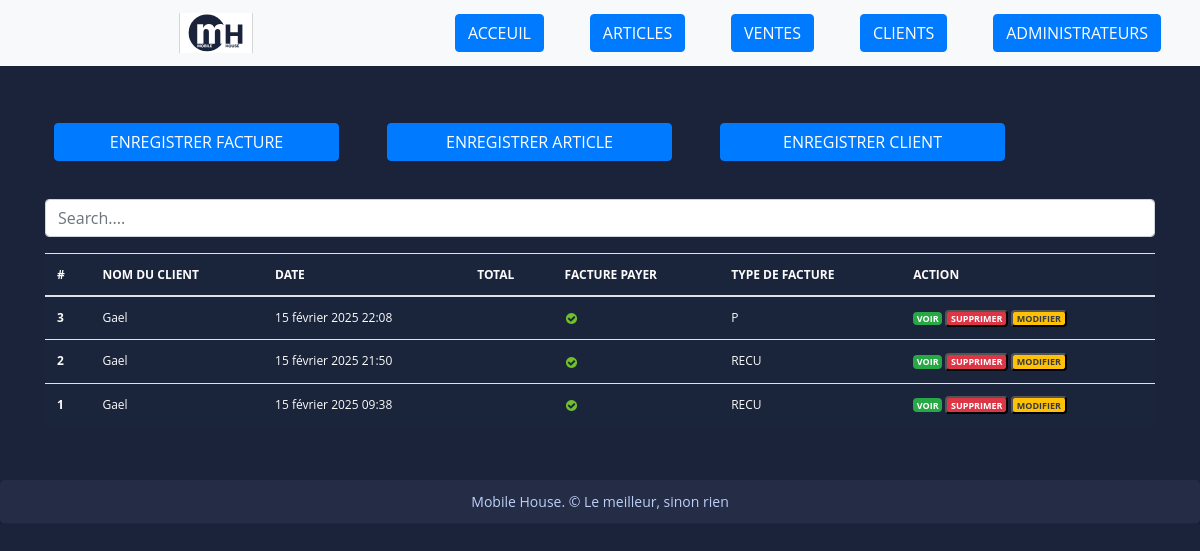
The app's page / (signed in), older data.
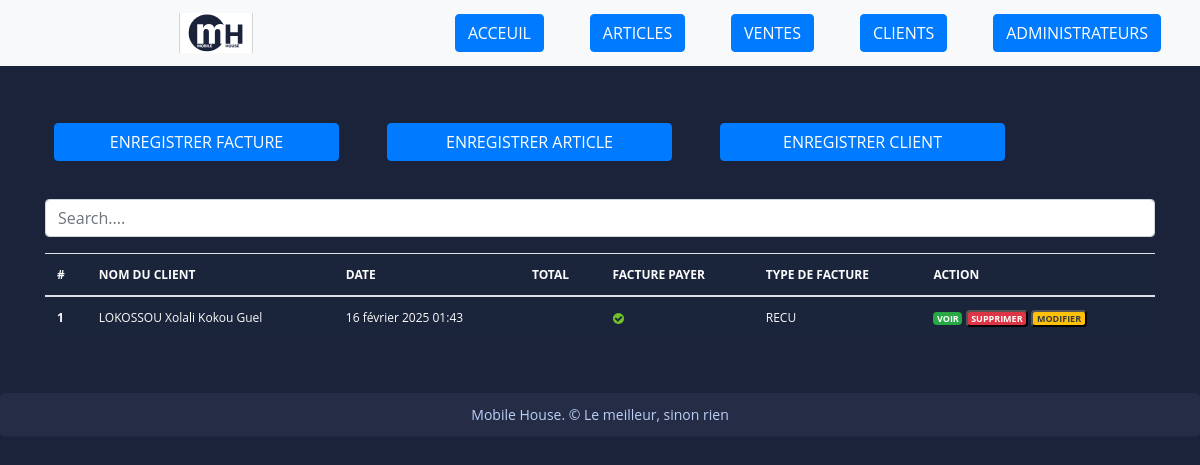
The same page, newer data.
### fact_app/models.py (models this page shows, shortened)
class Invoice(models.Model):
    INVOICE_TYPE = (
        ('R', 'RECU'),
        ('F', 'FACTURE')
    )
    customer = models.ForeignKey(Customer, null=True, blank=True, on_delete=models.PROTECT)
    save_by = models.ForeignKey(User, on_delete=models.PROTECT)
    invoice_date_time = models.DateTimeField(auto_now_add=True)
    last_updated_date = models.DateTimeField(null=True)
    paid = models.BooleanField(default=True)
    invoice_type = models.CharField(max_length=1, choices=INVOICE_TYPE)
    comments = models.TextField(null=True, max_length=1000, blank=True)
    class Meta:
        verbose_name = "Invoice"
        verbose_name_plural = "Invoices"

class Customer(models.Model):
    SEX_TYPES = (
        ('M', 'Male'),
        ('F', 'Female'),
    )
    name = models.CharField(max_length=132)
    email = models.EmailField()
    phone = models.CharField(max_length=132)
    address = models.CharField(max_length=132)
    sex = models.CharField(max_length=1, choices=SEX_TYPES)
    age = models.CharField(max_length=12)
    city = models.CharField(max_length=32)
    zip_code = models.CharField(max_length=32)
    created_date = models.DateTimeField(auto_now_add=True)
    save_by = models.ForeignKey(User, on_delete=models.PROTECT)
    class Meta:
        verbose_name = "Customer"
        verbose_name_plural = "Customers"

### fact_app/views.py (the view, shortened to what this page needs)
# urls.py: path('', views.HomeView.as_view(), name='home'),
class HomeView(LoginRequiredSuperuserMixin, View):
    templates_name = 'index.html'
    invoices = Invoice.objects.select_related('customer', 'save_by').all().order_by('-invoice_date_time')
    context = {
        'invoices': invoices
    }
    def get(self, request, *args, **kwargs):
        items = pagination(request, self.invoices)
        self.context['invoices'] = items
        return render(request, self.templates_name, self.context)

### fact_app/utils.py (called while the page is built)
def pagination(request, invoices):
        default_page = 1
        page = request.GET.get('page', default_page)
        items_per_page = 5
        paginator = Paginator(invoices, items_per_page)
        try:
            items_page = paginator.page(page)
        except PageNotAnInteger:
            items_page = paginator.page(default_page)
        except EmptyPage:
            items_page = paginator.page(paginator.num_pages)
        invoices = Invoice.objects.all().order_by('-invoice_date_time')  # Trie par date de manière décroissante
        paginator = Paginator(invoices, items_per_page)
        return items_page

### templates/index.html (shortened to what this page needs)
{% extends "base.html" %}
{% load static %}
{% block content %}
<br><br>
<div class="row">
   <a href="{% url 'add-invoice' %}" class="btn col-md-3 btn-primary mx-4">
      ENREGISTRER FACTURE
   </a>
   <a href="{% url 'add-article' %}" class="btn col-md-3 btn-primary mx-4">
      ENREGISTRER ARTICLE
   </a>
   <a href="{% url 'add-customer' %}" class="btn col-md-3 btn-primary mx-4">
      ENREGISTRER CLIENT
   </a>
</div>
<br> <br>
<div class="form-group ">
   <input id="search" class="form-control" type="text" placeholder="Search....">
</div>
<div>
   <table class="table table-striped-columns">
      <thead>
         <tr>
            <th scope="col">#</th>
            <th scope="col">NOM DU CLIENT</th>
            <th scope="col">DATE</th>
            <th scope="col">TOTAL</th>
            <th scope="col">FACTURE PAYER</th>
            <th scope="col">TYPE DE FACTURE</th>
            <th scope="col">ACTION</th>
         </tr>
      </thead>
      <tbody id="myTable">
         {% if invoices %}
         {% for facture in invoices %}
         <tr>
            <th scope="row">{{ facture.pk }}</th>
            <td>{{facture.customer.name}}</td>
            <td>{{facture.invoice_date_time}}</td>
            <td>{{ facture.get_total }}</td>
            <td>
               {% if facture.paid %}
               <img src="{% static 'images/icon-yes.svg' %}" alt="True">
               {% else %}
               <img src="{% static 'images/icon-no.svg' %}" alt="False">
               {% endif %}
            </td>
            <td>{{facture.get_invoice_type_display }}</td>
            <td>
               <a href="{% url 'view-invoice' pk=facture.pk %}" title="Detail" class="badge text-white bg-success">VOIR</a>
               <button id="btn-invoice-sup" type="button" data-toggle="modal" data-target="#supprimer"
                  class="badge text-white bg-danger" title="Supprimer" data-id="{{ facture.pk }}"
                  data-customer="{{facture.customer.name}}">SUPPRIMER
               </button>
               <button id="btn-invoice-mod" type="button" data-toggle="modal" title="Modifier" data-target="#modifier"
                  data-id="{{facture.pk}}" data-customer="{{facture.customer.name}}"
                  class="badge text-dark bg-warning">MODIFIER
               </button>
            </td>
         </tr>
         {% endfor %}
         {% else %}
         <p class="text-center text-white">Aucune facture trouvee.</p>
        {% endif %}
      </tbody>
   </table>
</div>
<br><br>
{% endblock %}

Row changes from the older to the newer data that the page shows:
removed Invoice: pk "3", customer.name "Gael", invoice_date_time "15 février 2025 22:08", paid True (drawn), invoice_type "P"
removed Invoice: pk "2", customer.name "Gael", invoice_date_time "15 février 2025 21:50", paid True (drawn), invoice_type "RECU"
changed Invoice "RECU": customer.name "Gael" → "LOKOSSOU Xolali Kokou Guel"; invoice_date_time "15 février 2025 09:38" → "16 février 2025 01:43"
